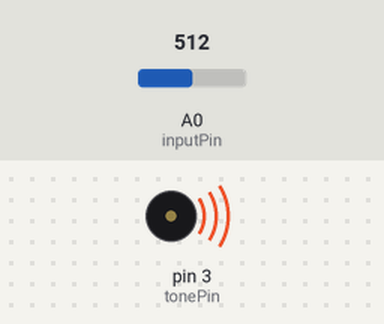
The sketch below on a simulated Arduino Uno, built with avr-gcc and run on an emulated ATmega328P. Parts: buzzer (waves = sounding). The inputs (shaded band) are chosen by the test bench; at power-on: A0 (inputPin) = 512.

Above: at 1.2 s.
1.3 s: A0 (inputPin) set to 54
At 2.2 s:
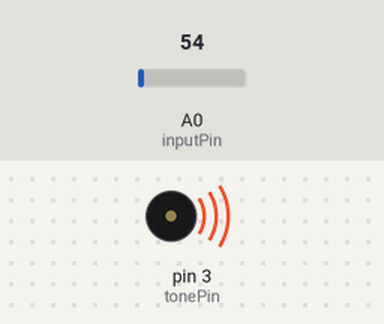
2.8 s: A0 (inputPin) set to 49
At 3.4 s:
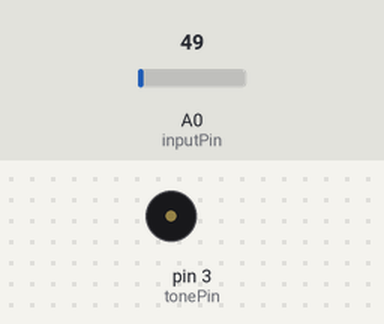
4.3 s: A0 (inputPin) set to 122
At 5.5 s:
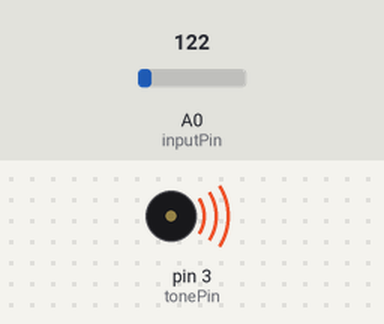
5.8 s: A0 (inputPin) set to 41
At 6.8 s:
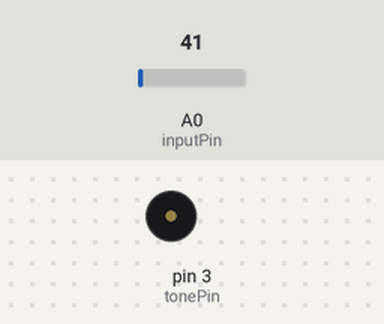
Timing chart, 0 to 8.3 s (numbered marks = the images above; inputs shaded):
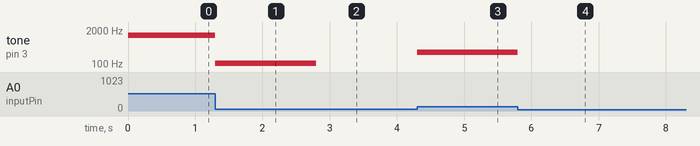

Measured:
- the behaviour switches between 52 and 51 on A0 (inputPin) (found by bisection; images 1 and 2)
- after the input at 1.3 s, tone on pin 3 (tonePin): 1254 Hz → 107 Hz at once
- after the input at 2.8 s, tone on pin 3 (tonePin): 107 Hz → silent at once
- after the input at 4.3 s, tone on pin 3 (tonePin): silent → 277 Hz at once
- after the input at 5.8 s, tone on pin 3 (tonePin): 277 Hz → silent at once

The sketch:

BasicRibbonSynth.ino
```cpp
//Code borrowed from https://docs.arduino.cc/built-in-examples/analog/Smoothing/

// value to determine the size of the readings array.
const int numReadings = 1;  //bigger number provide more stable pitch, but longer glide time

int readings[numReadings];  // the readings from the analog input
int readIndex = 0;          // the index of the current reading
int total = 0;              // the running total
int average = 0;            // the average

const int inputPin = A0;  // analog pin connected to ribbon's metal bar
const int tonePin = 3;    //digital pin for tone output

int lowThreshold = 51;  // minimum reading of the sensor (found using ribbonCheck code)
int highThreshold = 810; // update these if you change the ribbon


void setup() {
  Serial.begin(9600);
  //intialize all readings to 0
  for (int thisReading = 0; thisReading < numReadings; thisReading++) {
    readings[thisReading] = 0;
  }
}

void loop() {

  // get a sensor reading:
  // subtract the last reading:
  total = total - readings[readIndex];
  // read from the sensor:
  readings[readIndex] = analogRead(inputPin);
  // add the reading to the total:
  total = total + readings[readIndex];
  // advance to the next position in the array:
  readIndex = readIndex + 1;

  // if we're at the end of the array...
  if (readIndex >= numReadings) {
    // ...wrap around to the beginning:
    readIndex = 0;
  }

  // calculate the average:
  average = total / numReadings;

  // if the sensor is pressed:
  if (analogRead(inputPin) > lowThreshold) {
    // play a frequency relative corresponding to this sensor:
    int freq = map(average, lowThreshold, highThreshold, 100, 2000);  //map reading value to desired frequency range
    freq = constrain(freq, 10, 2000);              //constrain the output to eliminate weirdness (comment out to allow weirdness)
    tone(3, freq);                                 //generate a square wave on the tone pin

  }

  else {
    noTone(3);  //turn sound off if nothing is pressed
  }
}
```
